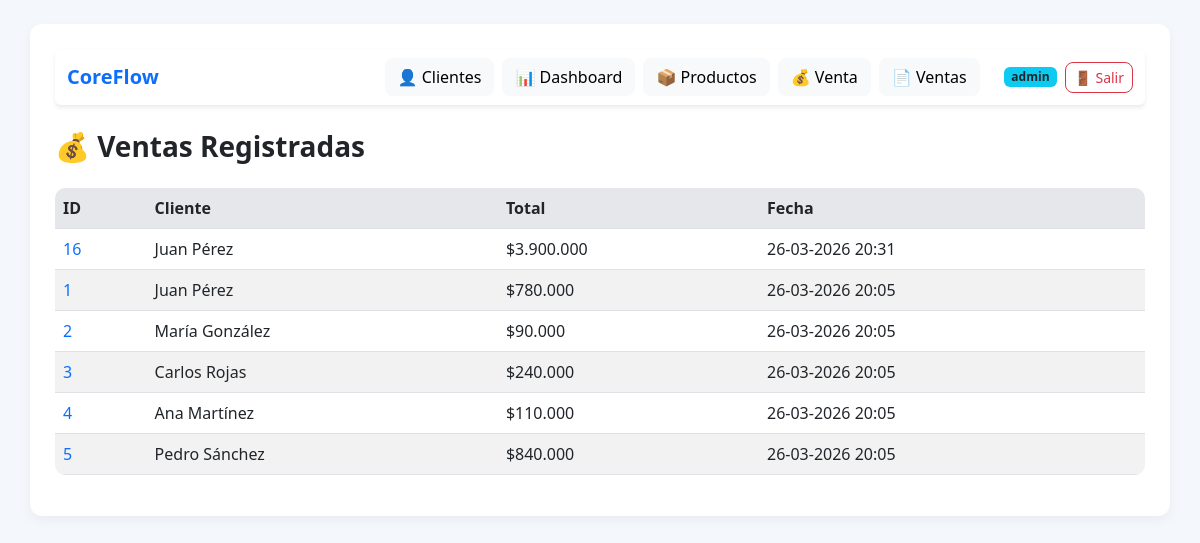
/ventas (signed in), run on the app's committed database.
### models.py (models this page shows, shortened)
class Usuario(UserMixin, db.Model):
    __tablename__ = 'usuarios'
    id = db.Column(db.Integer, primary_key=True)
    username = db.Column(db.String(80), unique=True, nullable=False, index=True)
    email = db.Column(db.String(120), unique=True, nullable=False)
    password_hash = db.Column(db.String(255), nullable=False)
    nombre_completo = db.Column(db.String(120))
    activo = db.Column(db.Boolean, default=True)
    fecha_creacion = db.Column(db.DateTime, default=datetime.utcnow)

class Venta(db.Model):
    __tablename__ = 'ventas'
    id = db.Column(db.Integer, primary_key=True)
    cliente_id = db.Column(db.Integer, db.ForeignKey('clientes.id'), nullable=False)
    fecha = db.Column(db.DateTime, default=datetime.utcnow)
    total = db.Column(db.Float, default=0)
    cliente = db.relationship('Cliente', backref='ventas')

class Cliente(db.Model):
    __tablename__ = 'clientes'
    id = db.Column(db.Integer, primary_key=True)
    nombre = db.Column(db.String(100), nullable=False)
    email = db.Column(db.String(120))
    telefono = db.Column(db.String(50))
    empresa = db.Column(db.String(100))
    fecha_creacion = db.Column(db.DateTime, default=datetime.utcnow)
    interacciones = db.relationship('Interaccion', backref='cliente', lazy=True)

### app.py (the view)
@app.route('/ventas')
@login_required
def listar_ventas():
    ventas = Venta.query.order_by(Venta.fecha.desc()).all()
    return render_template('ventas.html', ventas=ventas)

### app.py (called while the page is built)
@login_manager.user_loader
def load_user(user_id):
    return Usuario.query.get(int(user_id))

@app.template_filter('clp')
def format_clp(value):
    return f"${value:,.0f}".replace(",", ".")

@app.template_filter('fecha')
def format_fecha(value):
    return value.strftime('%d-%m-%Y %H:%M')

### templates/ventas.html
{% extends 'base.html' %}
{% block content %}
<h3 class="mb-4">💰 Ventas Registradas</h3>
<div class="table-responsive">
    <table class="table table-striped">
        <tr>
            <th>ID</th>
            <th>Cliente</th>
            <th>Total</th>
            <th>Fecha</th>
        </tr>
        {% for v in ventas %}
        <tr>
            <td>
                <a href="{{ url_for('detalle_venta', id=v.id) }}">
                    {{ v.id }}
                </a>
            </td>
            <td>{{ v.cliente.nombre }}</td>
            <td>{{ v.total | clp }}</td>
            <td>{{ v.fecha | fecha }}</td>
        </tr>
        {% endfor %}
    </table>
</div>
{% endblock %}

### templates/base.html (shortened to what this page needs)
<!DOCTYPE html>
<html lang="es">
<head>
    <link href="https://cdn.jsdelivr.net/npm/bootstrap@5.3.0/dist/css/bootstrap.min.css" rel="stylesheet">
    <link rel="stylesheet" href="{{ url_for('static', filename='styles.css') }}">
</head>
<body>
<div class="container mt-4">
<nav class="navbar navbar-expand-lg navbar-light bg-white mb-4 shadow-sm rounded">
    <div class="container-fluid">
        <a class="navbar-brand fw-bold text-primary" href="{{ url_for('index') }}">
            CoreFlow
        </a>
        <div class="collapse navbar-collapse" id="navbarNav">
            <div class="ms-auto d-flex flex-column flex-lg-row gap-2 mt-3 mt-lg-0 align-items-lg-center">
                <a href="{{ url_for('index') }}" class="btn btn-light">👤 Clientes</a>
                <a href="{{ url_for('dashboard') }}" class="btn btn-light">📊 Dashboard</a>
                <a href="{{ url_for('nuevo_producto') }}" class="btn btn-light">📦 Productos</a>
                <a href="{{ url_for('nueva_venta') }}" class="btn btn-light">💰 Venta</a>
                <a href="{{ url_for('listar_ventas') }}" class="btn btn-light">📄 Ventas</a>
                {% if current_user.is_authenticated %}
                <div class="d-flex align-items-center gap-2 mt-3 mt-lg-0 ms-lg-2 ps-lg-2 border-lg-start">
                    <span class="badge bg-info text-dark">{{ current_user.username }}</span>
                    <a href="{{ url_for('logout') }}" class="btn btn-outline-danger btn-sm">🚪 Salir</a>
                </div>
                {% endif %}
            </div>
        </div>
    </div>
</nav>
    {% block content %}{% endblock %}
</div>
</body>
</html>

### static/styles.css (style rules this page uses)
body { background-color: #f4f7fb; font-family: 'Segoe UI', Tahoma, Geneva, Verdana, sans-serif; }
.container { background: white; padding: 25px; border-radius: 12px; box-shadow: 0 4px 12px rgba(0, 0, 0, 0.05); }
nav { border-bottom: 1px solid #eee; padding-bottom: 10px; }
.btn { border-radius: 8px; }
.table { background: white; border-radius: 10px; overflow: hidden; }
.table th { background-color: #f1f3f6; font-weight: 600; }
h2, h3 { font-weight: 600; }
a { text-decoration: none; }

### data on the page
Usuario: username "admin"
Venta: id "16", cliente.nombre "Juan Pérez", total|clp "$3.900.000", fecha|fecha "26-03-2026 20:31"
Venta: id "1", cliente.nombre "Juan Pérez", total|clp "$780.000", fecha|fecha "26-03-2026 20:05"
Venta: id "2", cliente.nombre "María González", total|clp "$90.000", fecha|fecha "26-03-2026 20:05"
Venta: id "3", cliente.nombre "Carlos Rojas", total|clp "$240.000", fecha|fecha "26-03-2026 20:05"
Venta: id "4", cliente.nombre "Ana Martínez", total|clp "$110.000", fecha|fecha "26-03-2026 20:05"
Venta: id "5", cliente.nombre "Pedro Sánchez", total|clp "$840.000", fecha|fecha "26-03-2026 20:05"
